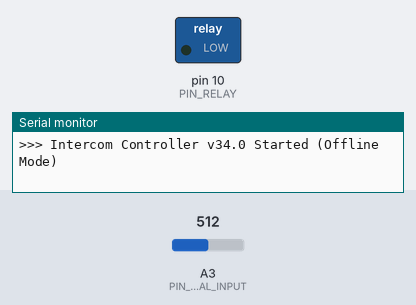
Simulated run of this sketch. Board: Arduino Uno, built with avr-gcc and run on an emulated ATmega328P. Shown: switched loads named in the sketch (green lamp = pin HIGH), the last lines printed to the serial monitor. The inputs (shaded band) are chosen by the test bench; at power-on: A3 (PIN_SIGNAL_INPUT) = 512.

Above: at 1.2 s.
1.3 s: A3 (PIN_SIGNAL_INPUT) set to 1010
2.8 s: A3 (PIN_SIGNAL_INPUT) set to 990
At 3.2 s:
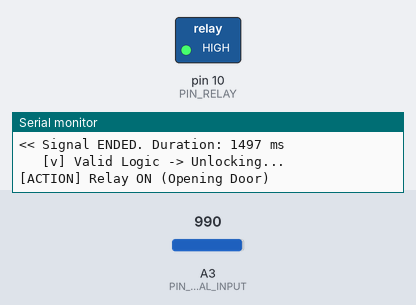
Timing chart, 0 to 5.8 s (numbered marks = the images above; inputs shaded):
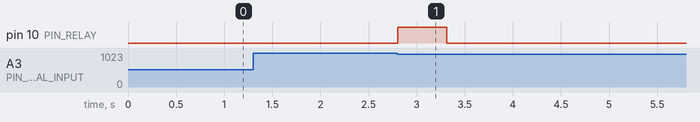

Measured:
- after the input at 2.8 s, pin 10 (PIN_RELAY): LOW → HIGH at once, → LOW 0.51 s later

The sketch:

intercom-esp32-receiver.ino
```cpp
/**
 * Smart Intercom Controller v34.0 (Offline / Standalone)
 * * Logic:
 * 1. Monitors analog input for intercom ring signal (Peak Detector).
 * 2. If signal duration is valid (0.5s - 5.0s), triggers relay.
 * 3. Relay pulse is short (0.5s) to avoid line noise.
 * * Hardware Scheme (Peak Detector):
 * - Intercom CA -> Diode Anode -> Diode Cathode -> GPIO 3
 * - GPIO 3 -> Capacitor (+) -> Capacitor (-) -> GND
 * - GPIO 3 -> Resistor (10k) -> GND (Parallel to Capacitor)
 * - Intercom Pin 1 (Speaker) -> GND (Virtual Ground)
 */

#include <Arduino.h>

// ==========================================
// --- PINS CONFIGURATION ---
// ==========================================
const int PIN_SIGNAL_INPUT  = 3;   // Analog Input (from Peak Detector)
const int PIN_RELAY         = 10;  // Door Open Relay (Active High)

// ==========================================
// --- SETTINGS ---
// ==========================================
// ADC Threshold (0-4095). 1000 is approx 0.8V.
// Signal peak is ~2.8V, so 1000 is a safe margin.
const int SIGNAL_THRESHOLD  = 1000;

// Signal Duration Logic (Anti-bounce)
const int MIN_PRESS_TIME    = 500;  // Min duration to trigger (0.5 sec)
const int MAX_PRESS_TIME    = 5000; // Max duration to trigger (5.0 sec)

// Relay Logic
const int RELAY_PULSE_MS    = 500;  // Relay click duration (0.5 sec)

// ==========================================
// --- VARIABLES ---
// ==========================================
// Relay Timer
unsigned long relayOnTime = 0;
bool isRelayActive = false;

// Signal State Machine
bool isReceivingSignal = false;
unsigned long signalStartTime = 0;

// ==========================================
// --- HARDWARE CONTROL ---
// ==========================================

void openDoor() {
  // Trigger the relay
  digitalWrite(PIN_RELAY, HIGH);
  isRelayActive = true;
  relayOnTime = millis();
  Serial.println("[ACTION] Relay ON (Opening Door)");
}

void updateRelay() {
  // Turn off relay after defined pulse duration
  if (isRelayActive && (millis() - relayOnTime > RELAY_PULSE_MS)) {
    digitalWrite(PIN_RELAY, LOW);
    isRelayActive = false;
    Serial.println("[ACTION] Relay OFF");
  }
}

// ==========================================
// --- SETUP ---
// ==========================================
void setup() {
  Serial.begin(115200);
  Serial.println(">>> Intercom Controller v34.0 Started (Offline Mode)");

  // Configure Pins
  pinMode(PIN_SIGNAL_INPUT, INPUT);
  pinMode(PIN_RELAY, OUTPUT);

  // Initial State
  digitalWrite(PIN_RELAY, LOW);
}

// ==========================================
// --- MAIN LOOP ---
// ==========================================
void loop() {
  // 1. Manage Relay State (Non-blocking)
  updateRelay();

  // 2. Read Analog Signal
  int adcVal = analogRead(PIN_SIGNAL_INPUT);
  bool signalActive = (adcVal > SIGNAL_THRESHOLD);

  // 3. Signal Processing Logic
  if (signalActive) {
    // --- SIGNAL DETECTED ---

    if (!isReceivingSignal) {
      // Rising Edge: Signal just started
      isReceivingSignal = true;
      signalStartTime = millis();
      Serial.println(">> Signal DETECTED");
    }

    // While signal is active, we just wait and let millis() count

  } else {
    // --- NO SIGNAL (IDLE) ---

    if (isReceivingSignal) {
      // Falling Edge: Signal just ended
      unsigned long duration = millis() - signalStartTime;
      isReceivingSignal = false;

      Serial.print("<< Signal ENDED. Duration: ");
      Serial.print(duration);
      Serial.println(" ms");

      // Analyze Duration
      if (duration >= MIN_PRESS_TIME && duration <= MAX_PRESS_TIME) {
        Serial.println("   [v] Valid Logic -> Unlocking...");
        openDoor();
      } else {
        Serial.println("   [x] Invalid Duration -> Ignored");
      }
    }
  }

  // Small delay to stabilize ADC readings
  delay(10);
}
```
